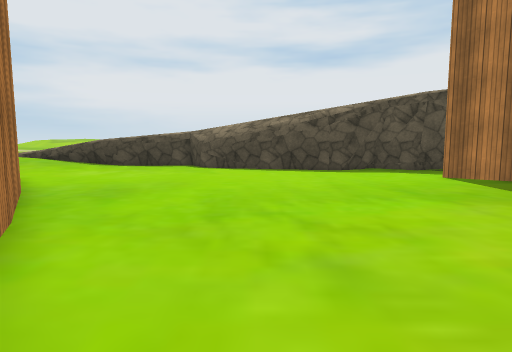
view 1 (above)

16 first-person views from a walk through a Unity game level. The camera is 1.3 m above the floor, tilts 6° down and sees 75° across. The floor is counted in squares, 1 m on a side. Each view is taken from the middle of a square. On the plan, view 1 faces up. The plan holds only what a view shows up to about 14 squares ahead; the rest is blank. The place goes on beyond the plan. The player character is not drawn. Some animated figures are not drawn. Some surface patterns are stand-ins.

view 2
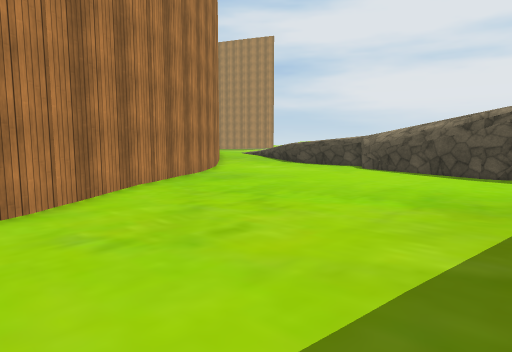

view 3
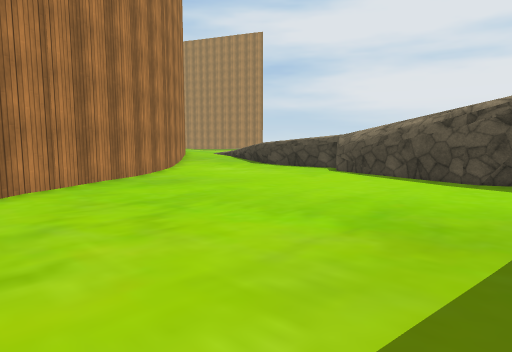

view 4
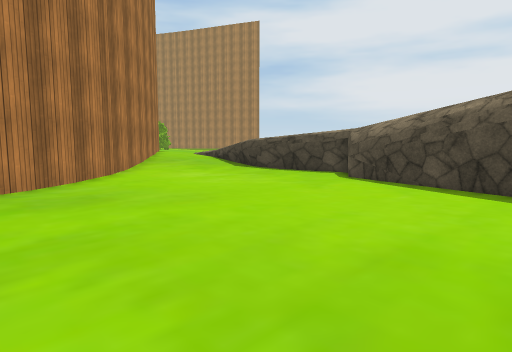

view 5
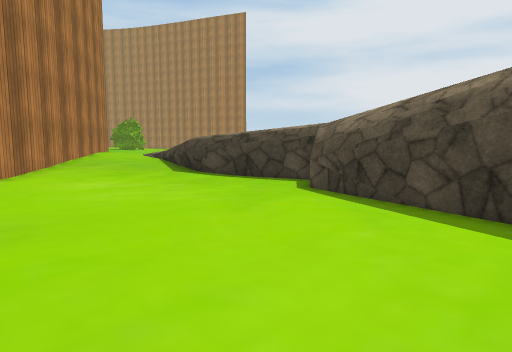

view 6
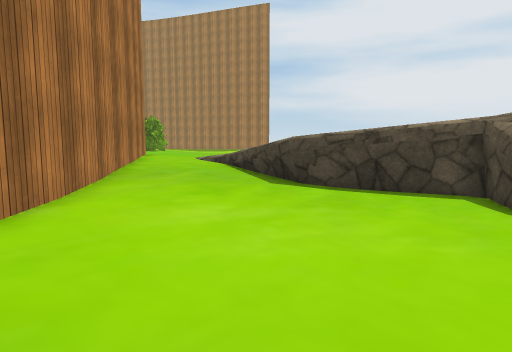

view 7
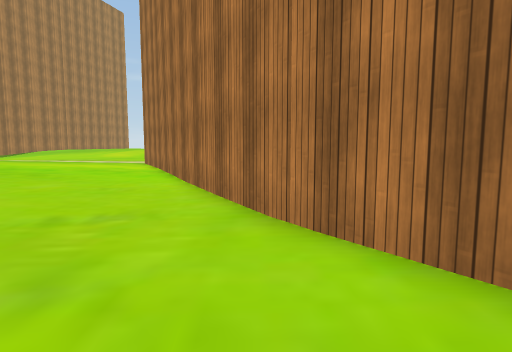

view 8
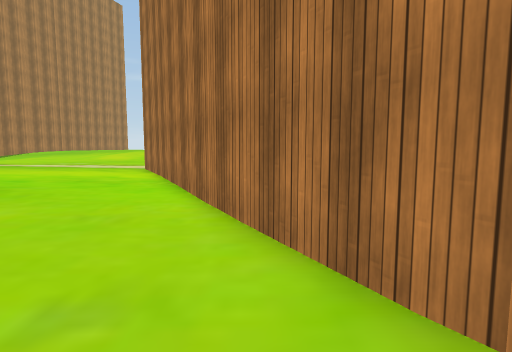

view 9
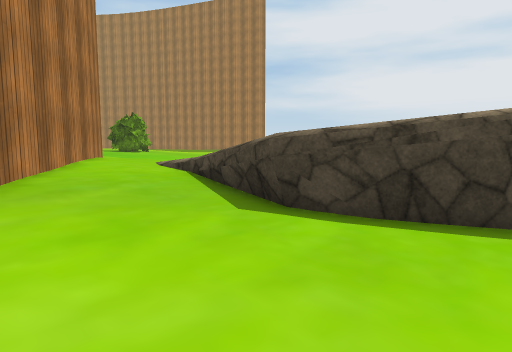

view 10
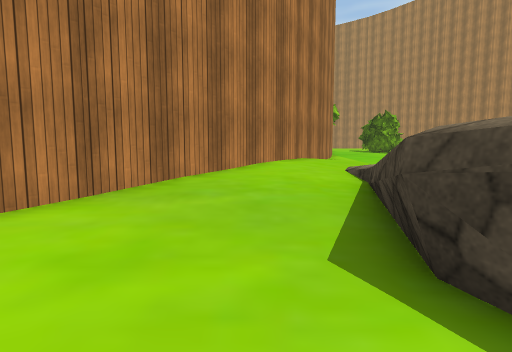

view 11
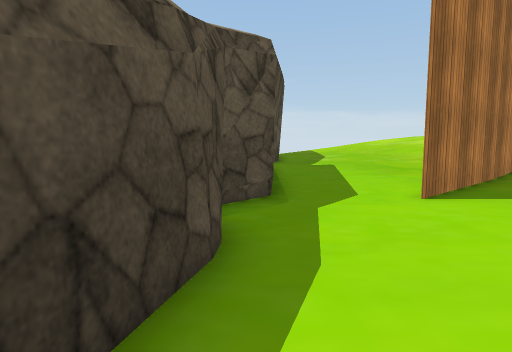

view 12
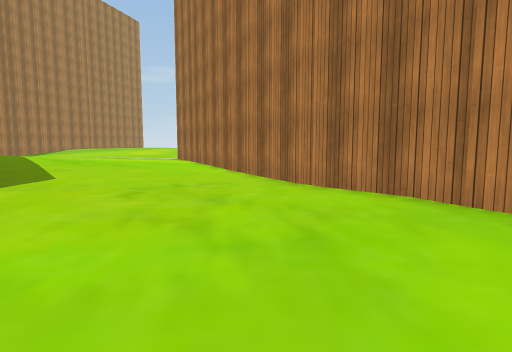

view 13
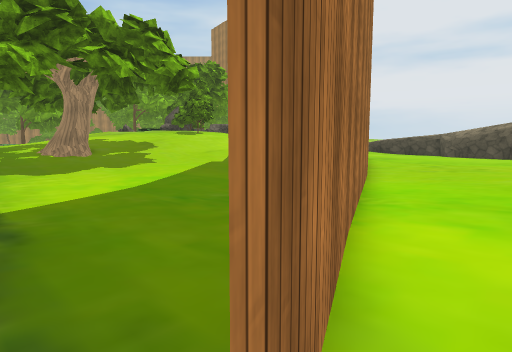

view 14
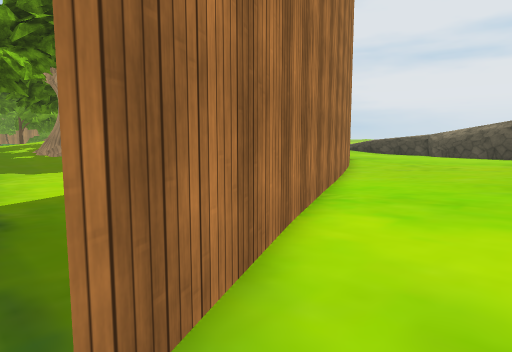

view 15
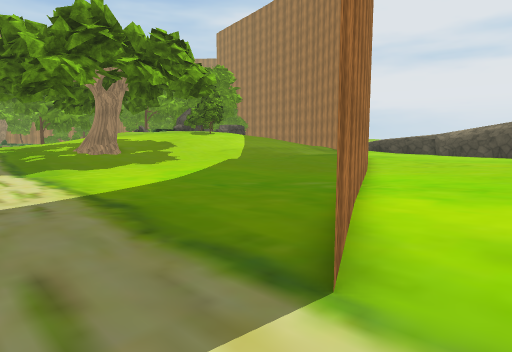

view 16
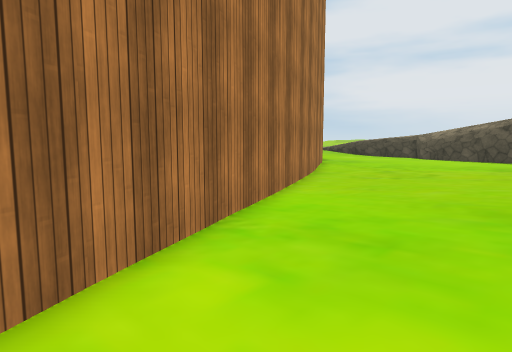

### Floor plan
Key: @ floor where view 1 was taken; # wall or solid block; . main floor; : floor 0.25 m higher than the main floor; - floor 0.25 m lower than the main floor; + floor 0.5 m higher than the main floor; / step, stairs or slope; = window, fence, low wall or low ledge.
Columns run from 19 left of view 1 to 7 right of it. Each row starts with its distance up from view 1.
 19 # +++++/    //###///
 18 ###+++++/=/#/...#####//
 17   ###++++::=.....---#####//
 16     ##+++::.......--------#
 15      ###+::.........--.....
 14        ##::................
 13         ##:................
 12          ##................
 11           ##...............
 10            ##..............
  9             ##.............
  8              ##...........
  7               #...........
  6               ##...........
  5                ##..........
  4                 #.........:
  3                 ##.......::
  2                  #.......::
  1                  ##......::
  0                   #@.....::
 -1                   ##....:::
 -2                    #....:::
 -3                    ##...:::
 -4                   ..#...:::
 -5                  ...##...::
 -6              :.......#...::
 -7             .........##..::
 -8            ...........#...:
 -9           ............##...
-10          ...------.....#...
-11         :...------.....##..
-12         ...--------.....#..
-13          ..-------......#..
-14          .-------..........
-15                --.........
-16                       ... .

Positions as (right, up) in squares from view 1, and headings:
1: (0, 0), facing up
2: (7, -1), facing up-left
3: (7, 2), facing up-left
4: (4, 6), facing up-left
5: (3, 10), facing up-left
6: (-2, 10), facing up-left
7: (-1, 6), facing down
8: (0, 3), facing down
9: (-4, 13), facing up-left
10: (-5, 16), facing left
11: (0, 16), facing right
12: (0, 10), facing down
13: (6, -14), facing up-left
14: (7, -14), facing up-left
15: (7, -16), facing up-left
16: (7, -11), facing up-left
